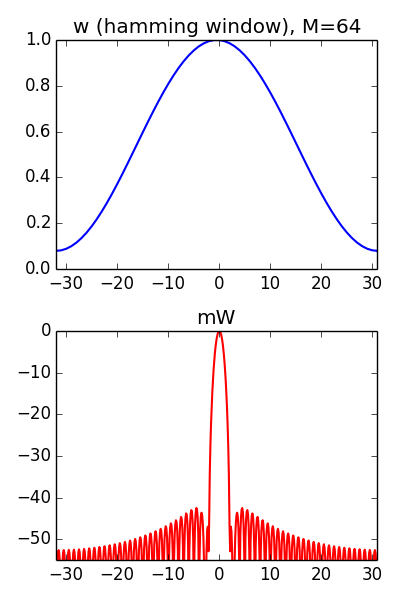

The script that saved this image:
import matplotlib.pyplot as plt
import numpy as np
from scipy.fftpack import fft

M = 64
N = 512
hN = N/2     
hM = M/2
fftbuffer = np.zeros(N)
mX1 = np.zeros(N)

plt.figure(1, figsize=(4, 6))
fftbuffer[hN-hM:hN+hM]=np.hamming(M)
plt.subplot(2,1,1)
plt.plot(np.arange(-hN, hN), fftbuffer, 'b', lw=1.5)
plt.axis([-hM, hM-1, 0, 1])
plt.title('w (hamming window), M=64')


X = fft(fftbuffer)
mX = 20*np.log10(abs(X)) 
mX1[:hN] = mX[hN:]
mX1[N-hN:] = mX[:hN]      

plt.subplot(2,1,2)
plt.plot(M*np.arange(-hN, hN)/float(N), mX1-max(mX), 'r', lw=1.5)
plt.axis([-hM,hM-1,-55,0])
plt.title('mW')

plt.tight_layout()
plt.savefig('hamming.png')
plt.show()
